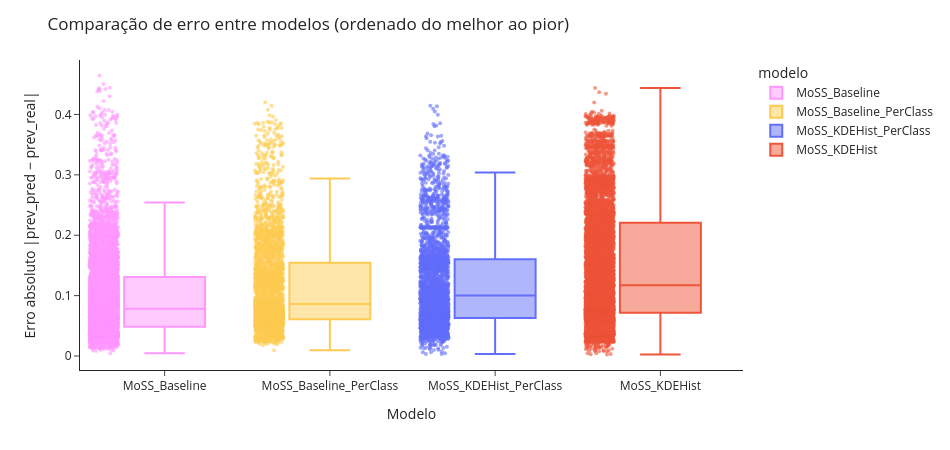

The cell this chart's notebook holds for it:
### Code cell
import pandas as pd
import plotly.express as px
from pathlib import Path

# ============================
# CARREGAR TODOS OS CSVs
# ============================

results_path = Path("../exp_015")

csv_files = list(results_path.glob("*.csv"))

if not csv_files:
    raise FileNotFoundError("Nenhum CSV encontrado na pasta ../results")

dfs = []
for csv in csv_files:
    df_tmp = pd.read_csv(csv)
    df_tmp["source_file"] = csv.name  # opcional: rastrear origem
    dfs.append(df_tmp)

df = pd.concat(dfs, ignore_index=True)

# 🔧 garantir que erro é numérico
df["erro"] = pd.to_numeric(df["erro"], errors="coerce")

# ============================
# ORDENAR MODELOS
# ============================

order = (
    df.groupby("modelo")["erro"]
    .median()
    .sort_values()
    .index
    .tolist()
)

# ============================
# MAPA DE CORES
# ============================

color_map = {
    "baseline_ultra":  "#EF553B",
    "shape_ultra":  "#EF553B",
    "tail_ultra":  "#EF553B",
    "divergence_ultra": "#EF553B",
    "qderiv_ultra": "#EF553B",
    "baseline_tails_01": "#EF553B",
    "DyS_hellinger": "#fc03d3",
    "DyS_topsoe": "#fc03d3",
    "QuaDapt_DyS": "#fc03d3",
    "baseline_lite": "#19D3F3",
    "mfe": "#19D3F3",
    "qderiv_lite": "#19D3F3",
    "MiniRocket": "#19D3F3",
    "tsfresh": "#19D3F3",
    "catch22": "#19D3F3",
    "divergence_lite": "#19D3F3",
    "tail_lite": "#19D3F3",
    "shape_lite": "#19D3F3"
}

# ============================
# PLOT
# ============================

fig = px.box(
    df,
    x="modelo",
    y="erro",
    category_orders={"modelo": order},
    points="all",
    color="modelo",
    color_discrete_map=color_map
)

fig.update_traces(
    jitter=0.35,
    marker=dict(size=4, opacity=0.6),
)

fig.update_layout(
    title="Comparação de erro entre modelos (ordenado do melhor ao pior)",
    xaxis_title="Modelo",
    yaxis_title="Erro absoluto |prev_pred − prev_real|",
    template="simple_white",
    width=950,
    height=450,
    showlegend=True
)

fig

### Figure 1 — Plotly figure (JSON) as saved in the notebook; plotly's stock layout.template omitted (floating-point values rounded to 4 significant figures; data arrays with more than 128 entries replaced by an {"elided": "..."} marker saying what was removed)
{"data": [{"alignmentgroup": "True", "boxpoints": "all", "hovertemplate": "modelo=%{x}<br>erro=%{y}<extra></extra>", "jitter": 0.35, "legendgroup": "MoSS_Baseline", "marker": {"color": "#FF97FF", "opacity": 0.6, "size": 4}, "name": "MoSS_Baseline", "notched": false, "offsetgroup": "MoSS_Baseline", "orientation": "v", "showlegend": true, "type": "box", "x": {"elided": "7200 str values"}, "x0": " ", "xaxis": "x", "y": {"elided": "7200 float values"}, "y0": " ", "yaxis": "y"}, {"alignmentgroup": "True", "boxpoints": "all", "hovertemplate": "modelo=%{x}<br>erro=%{y}<extra></extra>", "jitter": 0.35, "legendgroup": "MoSS_Baseline_PerClass", "marker": {"color": "#FECB52", "opacity": 0.6, "size": 4}, "name": "MoSS_Baseline_PerClass", "notched": false, "offsetgroup": "MoSS_Baseline_PerClass", "orientation": "v", "showlegend": true, "type": "box", "x": {"elided": "3000 str values"}, "x0": " ", "xaxis": "x", "y": {"elided": "3000 float values"}, "y0": " ", "yaxis": "y"}, {"alignmentgroup": "True", "boxpoints": "all", "hovertemplate": "modelo=%{x}<br>erro=%{y}<extra></extra>", "jitter": 0.35, "legendgroup": "MoSS_KDEHist_PerClass", "marker": {"color": "#636efa", "opacity": 0.6, "size": 4}, "name": "MoSS_KDEHist_PerClass", "notched": false, "offsetgroup": "MoSS_KDEHist_PerClass", "orientation": "v", "showlegend": true, "type": "box", "x": {"elided": "3000 str values"}, "x0": " ", "xaxis": "x", "y": {"elided": "3000 float values"}, "y0": " ", "yaxis": "y"}, {"alignmentgroup": "True", "boxpoints": "all", "hovertemplate": "modelo=%{x}<br>erro=%{y}<extra></extra>", "jitter": 0.35, "legendgroup": "MoSS_KDEHist", "marker": {"color": "#EF553B", "opacity": 0.6, "size": 4}, "name": "MoSS_KDEHist", "notched": false, "offsetgroup": "MoSS_KDEHist", "orientation": "v", "showlegend": true, "type": "box", "x": {"elided": "7200 str values"}, "x0": " ", "xaxis": "x", "y": {"elided": "7200 float values"}, "y0": " ", "yaxis": "y"}], "layout": {"boxmode": "overlay", "height": 450, "legend": {"title": {"text": "modelo"}, "tracegroupgap": 0}, "margin": {"t": 60}, "showlegend": true, "title": {"text": "Comparação de erro entre modelos (ordenado do melhor ao pior)"}, "width": 950, "xaxis": {"anchor": "y", "categoryarray": ["MoSS_Baseline", "MoSS_Baseline_PerClass", "MoSS_KDEHist_PerClass", "MoSS_KDEHist"], "categoryorder": "array", "domain": [0, 1], "title": {"text": "Modelo"}}, "yaxis": {"anchor": "x", "domain": [0, 1], "title": {"text": "Erro absoluto |prev_pred − prev_real|"}}}}
